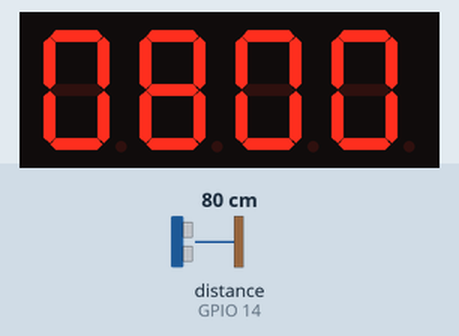
Bench run of a program on a simulated ESP32 board running MicroPython. On the bench: 4-digit seven-segment display. The test bench sets the inputs (shaded band); at power-on: distance to the obstacle (sensor on GPIO 14) 80 cm. The echo pulse lasts 58.3 µs per cm.

Above: at 1.2 s.
1.3 s: distance to the obstacle (sensor on GPIO 14) set to 2 cm
At 2.3 s:
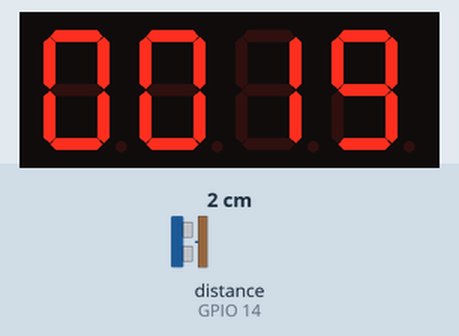
2.9 s: distance to the obstacle (sensor on GPIO 14) set to 4 cm
At 4.1 s:
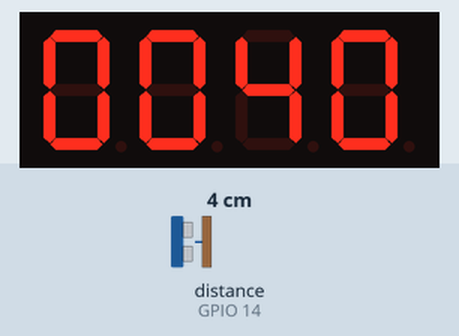
4.4 s: distance to the obstacle (sensor on GPIO 14) set to 9 cm
At 4.8 s:
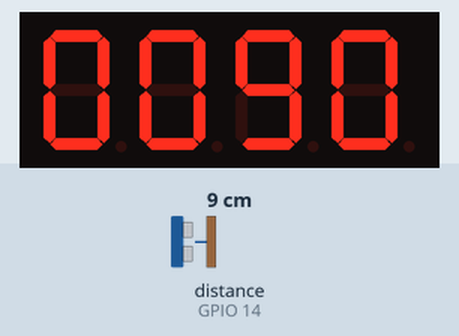
Timing chart, 0 to 7.4 s (numbered marks = the images above; inputs shaded):
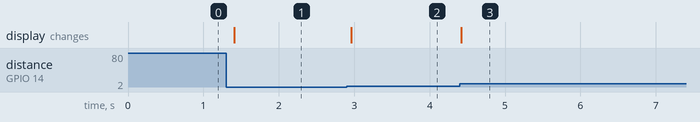

Measured:
- after the input at 1.3 s, the display: changes after 0.11 s (image 1)
- after the input at 2.9 s, the display: changes after 0.06 s (image 2)
- after the input at 4.4 s, the display: changes at once (image 3)

The program:

___+___.py
```python
'''
接线：CLK-->(16)
      DIO-->(17)
      (Trig)-->(12)
      (Echo)-->(14)
'''

#导入Pin模块
from machine import Pin
import time
import tm1637
from hcsr04 import HCSR04

#定义数码管控制对象
smg=tm1637.TM1637(clk=Pin(16),dio=Pin(17))
#定义HCSR04控制对象
hcsr04=HCSR04(trigger_pin=12, echo_pin=14)

#程序入口
if __name__=="__main__":
    #smg.numbers(1,24)  #显示小数01.24
    #smg.hex(123)  #将十进制数转换十六进制显示
    #smg.brightness(0)  #亮度调节
    #smg.temperature(25)  #显示带温度符号°C，整数温度值
    #smg.show("1314")  #字符串显示，显示整数
    #smg.scroll("1314-520",500)  #字符串滚动显示，速度调节
    #time.sleep(5)
    a=0
    while True:
        distance=hcsr04.distance_mm()
        a=distance//1
        smg.show("%04d"%a)
        time.sleep(0.1)
```
